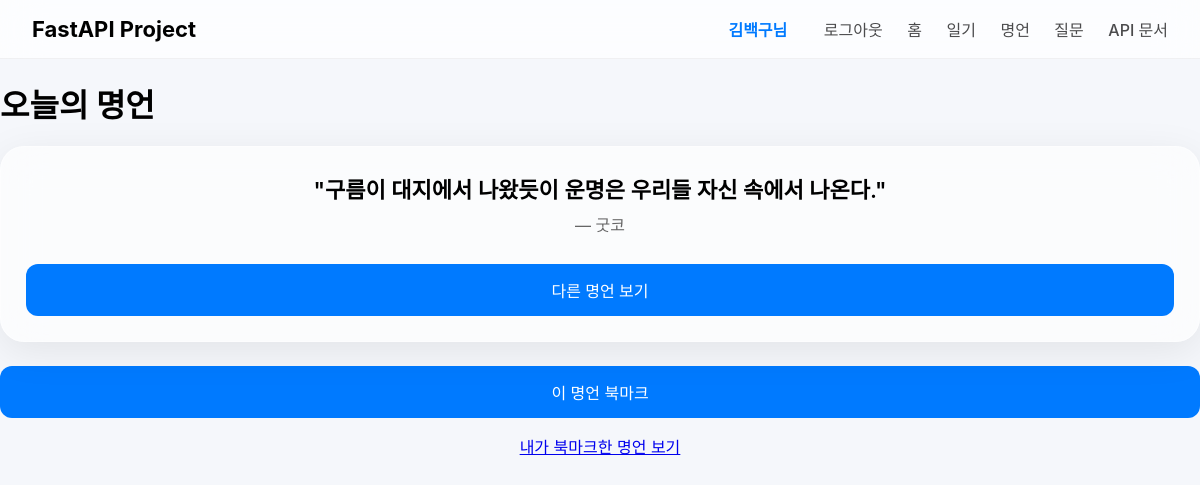
/quotes/ (signed in), run on the app's committed database.
### app/models/user.py (models this page shows)
class User(Base):
    __tablename__ = "users"
    id = Column(Integer, primary_key=True, index=True)
    email = Column(String(255), unique=True, index=True, nullable=False)
    password = Column(String(255), nullable=False)
    nickname = Column(String(100), nullable=True)
    name = Column(String(100), nullable=True)
    phone = Column(String(50), nullable=True)
    created_at = Column(DateTime, default=datetime.utcnow, nullable=False)
    diaries = relationship(
        "Diary",
        back_populates="user",
        cascade="all, delete-orphan",
    )
    bookmarks = relationship(
        "QuoteBookmark",
        back_populates="user",
        cascade="all, delete-orphan",
    )

### app/models/quote.py (models this page shows)
class Quote(Base):
    __tablename__ = "quotes"
    id = Column(Integer, primary_key=True, index=True)
    text = Column(Text, nullable=False)
    author = Column(String(100), nullable=True)
    source = Column(String(255), nullable=True)
    created_at = Column(DateTime, default=datetime.utcnow, nullable=False)
    bookmarks = relationship(
        "QuoteBookmark",
        back_populates="quote",
        cascade="all, delete-orphan",
    )

### app/routers/quotes.py (the view)
@router.get("/", response_class=HTMLResponse)
async def quotes_main_page(
    request: Request,
    db: Session = Depends(get_db),
):
    user = get_logged_in_user(request, db)
    quote = get_random_quote(db)
    return templates.TemplateResponse(
        "quote_random.html",
        {
            "request": request,
            "user": user,
            "quote": quote,
        },
    )

### app/templates/quote_random.html (shortened to what this page needs)
{% extends "layout.html" %}
{% block content %}
<h1 style="font-size:32px; margin-bottom:20px;">오늘의 명언</h1>
<div class="card show" style="padding:25px; margin-bottom:24px; text-align:center;">
    {% if quote %}
        <p style="font-size:22px; font-weight:600; margin:0;">
            "{{ quote.text }}"
        </p>
        {% if quote.author %}
            <p style="margin-top:8px; color:#666;">
                ― {{ quote.author }}
            </p>
        {% endif %}
    {% else %}
        <p>등록된 명언이 없습니다.</p>
    {% endif %}
    <a
        href="/quotes/random/page"
        class="btn-primary"
        style="
            display:block;
            width:100%;
            padding:14px 20px;
            border-radius:12px;
            font-size:16px;
            font-weight:500;
            text-decoration:none;
            text-align:center;
            margin-top:28px;
        "
    >
        다른 명언 보기
    </a>
</div>
{% if quote %}
<form action="/quotes/bookmark" method="post" style="margin-top: 1rem;">
    <button
        type="submit"
        class="btn-primary"
        style="
            width:100%;
            padding:14px 20px;
            border-radius:12px;
            font-size:16px;
            font-weight:500;
            cursor:pointer;
        "
    >
        이 명언 북마크
    </button>
</form>
{% endif %}
<p style="margin-top: 1rem; text-align:center;">
    <a href="/quotes/bookmarks">내가 북마크한 명언 보기</a>
</p>
{% endblock %}

### app/templates/layout.html (shortened to what this page needs)
<!DOCTYPE html>
<html lang="ko">
<head>
    <link href="https://fonts.cdnfonts.com/css/sf-pro-display" rel="stylesheet">
    <link rel="stylesheet" href="/static/style.css">
</head>
<body>
<nav class="nav-glass">
    <div class="brand">FastAPI Project</div>
    <div class="nav-links">
        {% if user %}
            <span class="user-tag">{{ user.nickname }}님</span>
            <a href="/auth/logout" class="nav-link">로그아웃</a>
        {% else %}
            <a href="/auth/login" class="nav-link">로그인</a>
            <a href="/auth/signup" class="nav-link">회원가입</a>
        {% endif %}
        <a href="/" class="nav-link">홈</a>
        <a href="/diary/list" class="nav-link">일기</a>
        <a href="/quotes/random/page" class="nav-link">명언</a>
        <a href="/questions" class="nav-link">질문</a>
        <a href="/docs" class="nav-link">API 문서</a>
    </div>
</nav>
<div class="page-wrapper fade-in">
    {% block content %}{% endblock %}
</div>
</body>
</html>

### app/static/style.css (style rules this page uses)
body { font-family: 'SF Pro Display', -apple-system, BlinkMacSystemFont, sans-serif; background: #f5f7fb; margin: 0; }
.fade-in { animation: fade 0.7s ease-out; }
.nav-glass { backdrop-filter: blur(20px) saturate(180%); background: rgba(255,255,255,0.75); border-bottom: 1px solid rgba(0,0,0,0.05); padding: 16px 32px; display: flex; justify-content: space-between; align-items: center; position: sticky; top: 0; z-index: 100; }
.brand { font-size: 22px; font-weight: 700; }
.nav-links .nav-link { margin-left: 20px; text-decoration: none; color: #2c2c2e; font-weight: 500; opacity: 0.85; }
.user-tag { margin-right: 12px; font-weight: 600; color: #007aff; }
.card { background: rgba(255,255,255,0.6); backdrop-filter: blur(20px); border: 1px solid rgba(255,255,255,0.4); border-radius: 24px; box-shadow: 0 10px 40px rgba(0,0,0,0.08); padding: 30px; margin-bottom: 30px; animation: fade 0.6s ease-out; }
.btn-primary { background: #007aff; color: white; padding: 14px; border-radius: 12px; border: none; width: 100%; display: block; text-align: center; box-sizing: border-box; cursor: pointer; }

### data on the page
User: nickname "김백구"
Quote: text "구름이 대지에서 나왔듯이 운명은 우리들 자신 속에서 나온다.", author "굿코"
